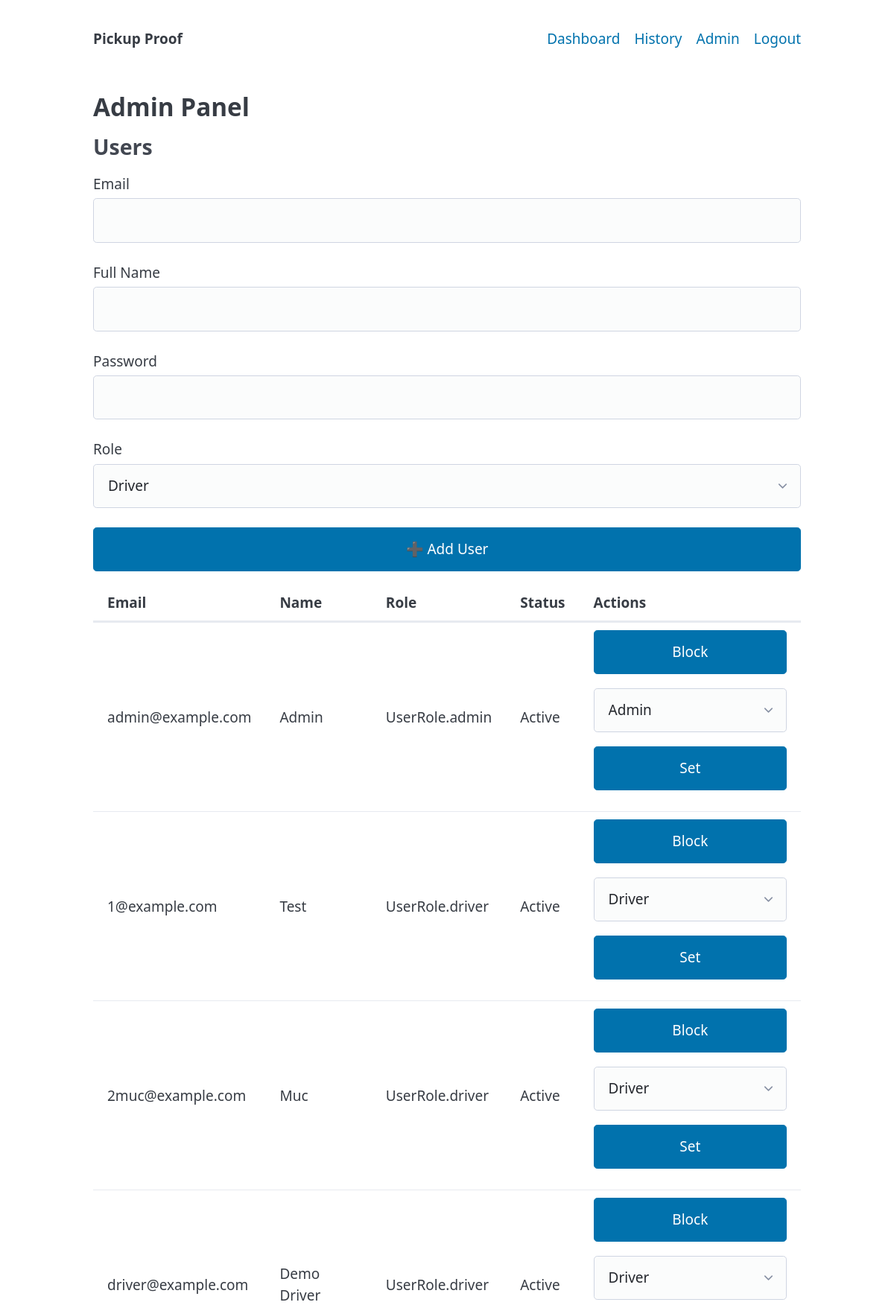
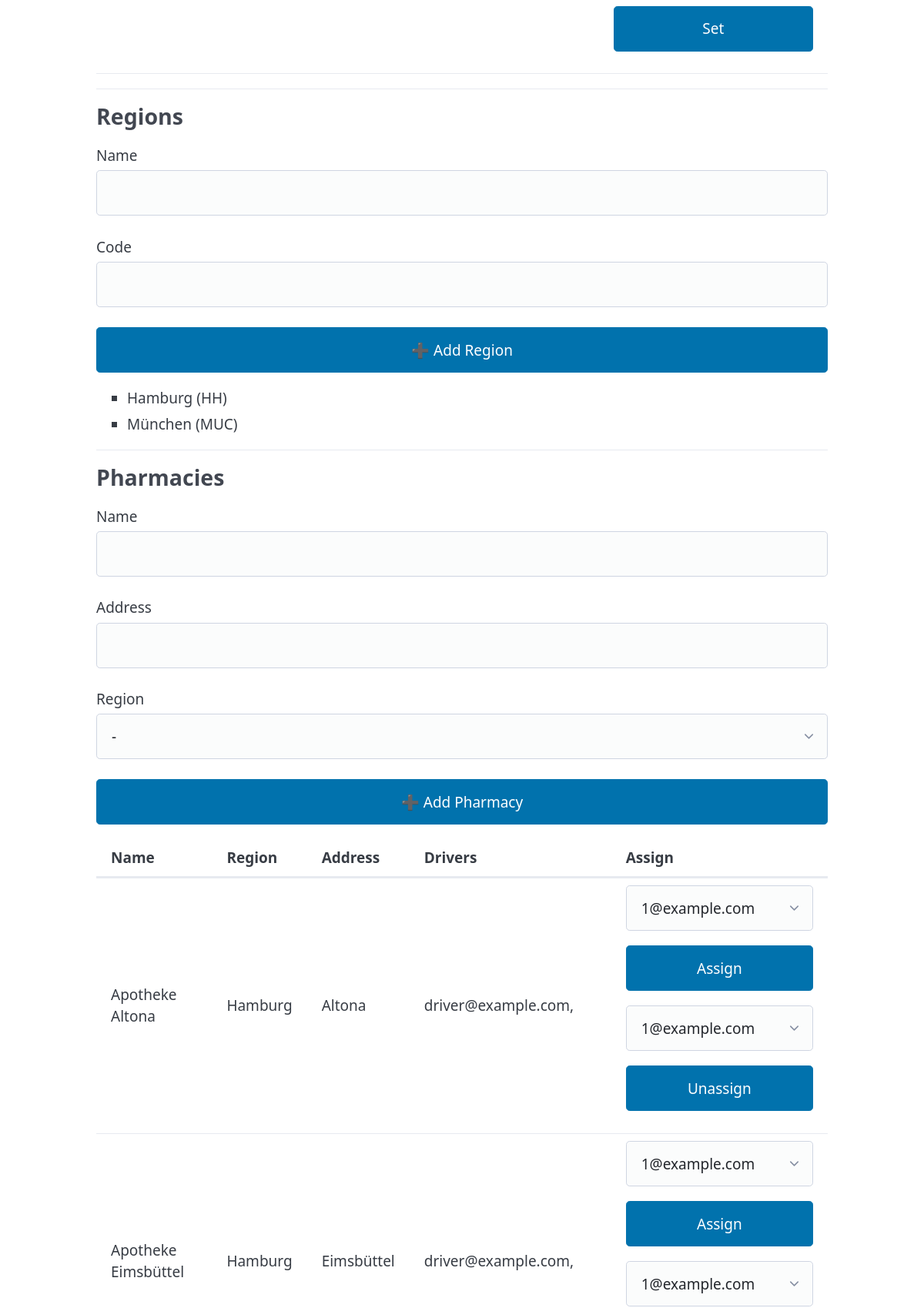
The page /admin (signed in, upper part) on the database its author committed (2 pictures, top to bottom).
### app.py (models this page shows)
class User(SQLModel, table=True):
    id: Optional[int] = Field(default=None, primary_key=True)
    email: str = Field(unique=True, index=True)
    password_hash: str
    full_name: Optional[str] = None
    role: UserRole = Field(default=UserRole.driver, index=True)
    is_active: bool = Field(default=True, index=True)
    pharmacies: List["Pharmacy"] = Relationship(
        back_populates="users", link_model=UserPharmacyLink
    )

class Region(SQLModel, table=True):
    id: Optional[int] = Field(default=None, primary_key=True)
    name: str = Field(index=True)
    code: Optional[str] = None

class Pharmacy(SQLModel, table=True):
    id: Optional[int] = Field(default=None, primary_key=True)
    name: str
    region_id: Optional[int] = Field(default=None, foreign_key="region.id", index=True)
    address: Optional[str] = None
    users: List[User] = Relationship(
        back_populates="pharmacies", link_model=UserPharmacyLink
    )

### app.py (the view)
@app.get("/admin", response_class=HTMLResponse)
async def admin_home(request: Request, user: User = Depends(get_current_user)):
    admin = require_admin(user)
    with Session(engine) as s:
        users = s.exec(select(User).order_by(User.role, User.email)).all()
        regions = s.exec(select(Region).order_by(Region.name)).all()
        pharmacies = s.exec(select(Pharmacy).order_by(Pharmacy.name)).all()
        links = s.exec(select(UserPharmacyLink)).all()
    return templates.TemplateResponse(
        "admin/home.html",
        {
            "request": request,
            "user": admin,
            "users": users,
            "regions": regions,
            "pharmacies": pharmacies,
            "links": links,
        },
    )

### templates/admin/home.html (shortened to what this page needs)
{% extends "base.html" %}
{% block content %}
<h2>Admin Panel</h2>
<section>
  <h3>Users</h3>
  <form method="post" action="/admin/users/create">
    <label>Email <input type="email" name="email" required></label>
    <label>Full Name <input type="text" name="full_name"></label>
    <label>Password <input type="password" name="password" required></label>
    <label>Role
      <select name="role">
        <option value="driver">Driver</option>
      </select>
    </label>
    <button type="submit">➕ Add User</button>
  </form>
  <table>
    <thead>
      <tr><th>Email</th><th>Name</th><th>Role</th><th>Status</th><th>Actions</th></tr>
    </thead>
    <tbody>
      {% for u in users %}
        <tr>
          <td>{{ u.email }}</td>
          <td>{{ u.full_name or "-" }}</td>
          <td>{{ u.role }}</td>
          <td>{{ "Active" if u.is_active else "Blocked" }}</td>
          <td>
            <form method="post" action="/admin/users/{{ u.id }}/toggle" style="display:inline;">
              <button type="submit">{{ "Block" if u.is_active else "Unblock" }}</button>
            </form>
            <form method="post" action="/admin/users/{{ u.id }}/set-role" style="display:inline;">
              <select name="role">
                <option value="driver" {% if u.role=="driver" %}selected{% endif %}>Driver</option>
                <option value="admin" {% if u.role=="admin" %}selected{% endif %}>Admin</option>
              </select>
              <button type="submit">Set</button>
            </form>
          </td>
        </tr>
      {% endfor %}
    </tbody>
  </table>
</section>
<hr>
<section>
  <h3>Regions</h3>
  <form method="post" action="/admin/regions/create">
    <label>Name <input type="text" name="name" required></label>
    <label>Code <input type="text" name="code"></label>
    <button type="submit">➕ Add Region</button>
  </form>
  <ul>
    {% for r in regions %}
      <li>{{ r.name }} ({{ r.code or "-" }})</li>
    {% endfor %}
  </ul>
</section>
<hr>
<section>
  <h3>Pharmacies</h3>
  <form method="post" action="/admin/pharmacies/create">
    <label>Name <input type="text" name="name" required></label>
    <label>Address <input type="text" name="address"></label>
    <label>Region
      <select name="region_id">
        <option value="">-</option>
      </select>
    </label>
    <button type="submit">➕ Add Pharmacy</button>
  </form>
  <table>
    <thead>
      <tr><th>Name</th><th>Region</th><th>Address</th><th>Drivers</th><th>Assign</th></tr>
    </thead>
    <tbody>
      {% for ph in pharmacies %}
        <tr>
          <td>{{ ph.name }}</td>
          <td>
            {% for r in regions if r.id==ph.region_id %}{{ r.name }}{% endfor %}
          </td>
          <td>{{ ph.address or "-" }}</td>
          <td>
            {% for l in links if l.pharmacy_id==ph.id %}
              {% for u in users if u.id==l.user_id %}
                {{ u.email }},
              {% endfor %}
            {% endfor %}
          </td>
          <td>
            <form method="post" action="/admin/pharmacies/{{ ph.id }}/assign" style="display:inline;">
              <select name="driver_id">
                {% for u in users if u.role=="driver" %}
                  <option value="{{ u.id }}">{{ u.email }}</option>
                {% endfor %}
              </select>
              <button type="submit">Assign</button>
            </form>
            <form method="post" action="/admin/pharmacies/{{ ph.id }}/unassign" style="display:inline;">
              <select name="driver_id">
                {% for u in users if u.role=="driver" %}
                  <option value="{{ u.id }}">{{ u.email }}</option>
                {% endfor %}
              </select>
              <button type="submit">Unassign</button>
            </form>
          </td>
        </tr>
      {% endfor %}
    </tbody>
  </table>
</section>
{% endblock %}

### templates/base.html (shortened to what this page needs)
<!DOCTYPE html>
<html lang="en">
<head>
  <link rel="stylesheet" href="https://unpkg.com/@picocss/pico@2.0.6/css/pico.min.css">
</head>
<body>
  <header class="container">
    <nav>
      <ul>
        <li><strong>Pickup Proof</strong></li>
      </ul>
      <ul>
        {% if user %}
          <li><a href="/">Dashboard</a></li>
          <li><a href="/history">History</a></li>
          {% if user.role == "admin" %}
            <li><a href="/admin">Admin</a></li>
          {% endif %}
          <li><a href="/logout">Logout</a></li>
        {% else %}
          <li><a href="/login">Login</a></li>
        {% endif %}
      </ul>
    </nav>
  </header>
  <main class="container">
    {% block content %}{% endblock %}
  </main>
</body>
</html>

### rows shown on the page
User: email "admin@example.com", full_name "Admin", role "UserRole.admin", is_active "Active", is_active "Block", role "Admin"
User: email "1@example.com", full_name "Test", role "UserRole.driver", is_active "Active", is_active "Block", role "Driver"
User: email "2muc@example.com", full_name "Muc", role "UserRole.driver", is_active "Active", is_active "Block", role "Driver"
User: email "driver@example.com", full_name "Demo Driver", role "UserRole.driver", is_active "Active", is_active "Block", role "Driver"
Region: name "Hamburg", code "HH"
Region: name "München", code "MUC"
Pharmacy: name "Apotheke Altona", address "Altona"
Pharmacy: name "Apotheke Eimsbüttel", address "Eimsbüttel"

### other values the page prints
form field driver_id "1@example.com"
